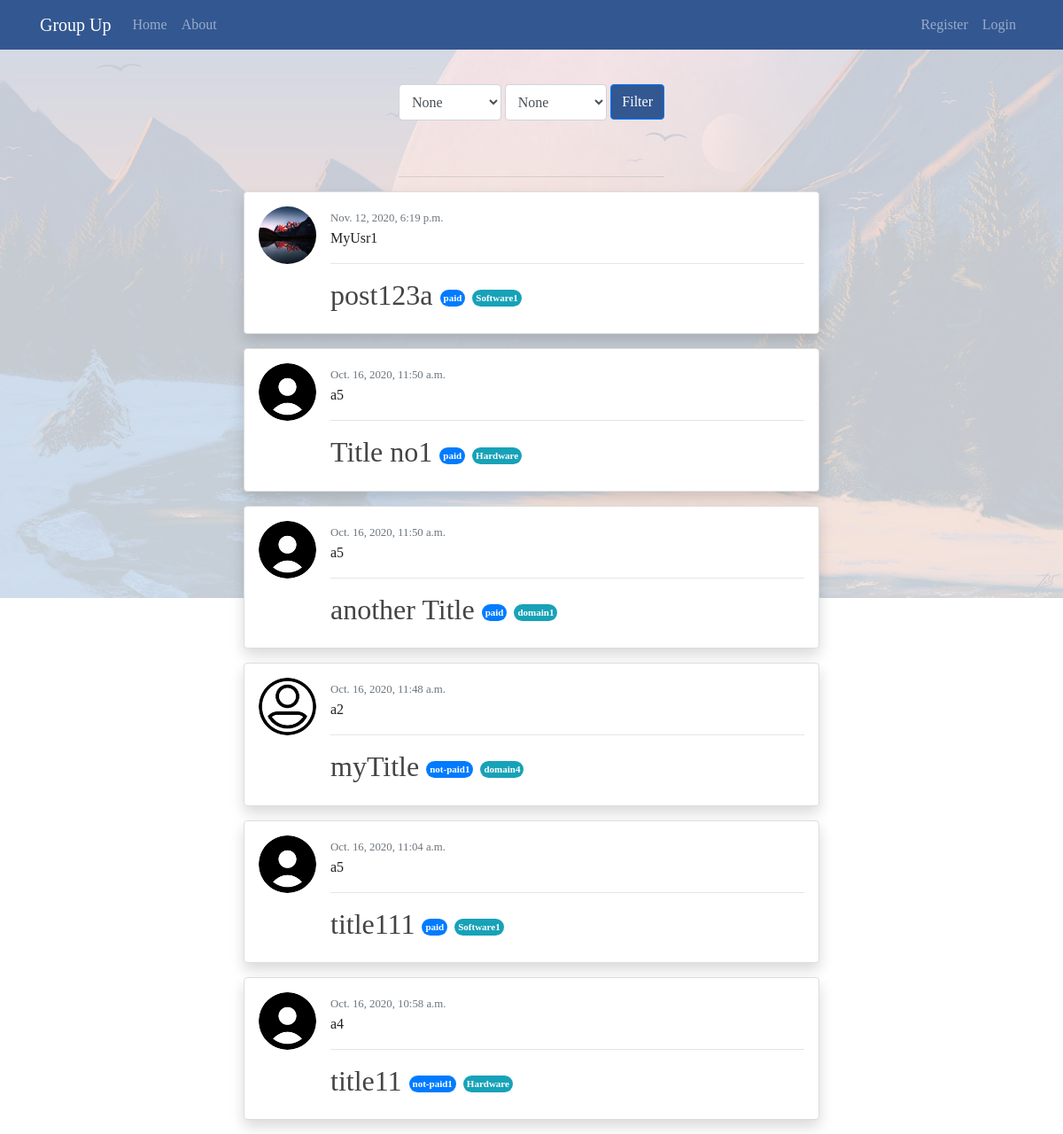
The page / on the database its author committed.
### mains/models.py (models this page shows, shortened)
class Post(models.Model):
    title = models.TextField(max_length=30)
    description = models.TextField(max_length=300)
    type = models.CharField(max_length=15, default = "")
    date_posted = models.DateTimeField(default=timezone.now)
    author = models.ForeignKey(usr, on_delete=CASCADE)
    domain = models.CharField(max_length=15, default = "")

### users/models.py (models this page shows, shortened)
class MyUser(models.Model):
    username = models.CharField(max_length=25)
    password = models.CharField(max_length=25)
    email = models.EmailField()
    img = models.ImageField(default='profile.png')
    user_type = models.CharField(max_length=15, choices=[("user", "user"), ("admin", "admin")], default="")
    def __str__(self):
        return f'{self.username} '

### mains/views.py (the view, shortened to what this page needs)
# urls.py: path('', views.home, name='main-home'),
def home(request):
    global last_type
    global last_domain
    if last_type != 'not_initialized':
        type = last_type
    else:
        type = 'None'
    if last_domain != 'not_initialized':
        domain = last_domain
    else:
        domain = 'None'
    if "usr_id" in request.session:
        user = MyUser.objects.get(id = request.session.get("usr_id"))
    else:
        user = None
    posts = Post.objects.all()
    type_choice = PostType.objects.all()
    domain_choice = PostDomain.objects.all()
    context = {
        'posts': posts[::-1],
        'user': user,
        'type':type,
        'domain':domain,
        'type_choice':type_choice,
        'domain_choice':domain_choice
    }
    last_type = 'not_initialized'
    last_domain = 'not_initialized'
    return render(request, 'mains/home.html', context)

### users/context_proccessors.py (called while the page is built)
def usergetter(request):
    if "usr_id" in request.session:
        varUsr = MyUser.objects.get(id = request.session.get("usr_id"))
        is_logged = True
    else:
        varUsr = None
        is_logged = False
    return  {
        'var_usr' : varUsr,
        'is_logged' : is_logged,
    }

### mains/templates/mains/home.html (shortened to what this page needs)
{% extends "mains/base.html" %}
{% block content %}
		<div class="form-signin "  >
			<form method = "POST" style = "display:flex; flex-direction:row">
                    <select class="form-control"   name="domain" >
						<option>None</option>
					</select>
                    <select class="form-control  ml-1"   name="type">
						<option>None</option>
					</select>
				<span><button class = "btn btn-primary ml-1" style="background-color:#335791;height:40px;" type="submit"> Filter </button></span>
			</form>
		</div>
<div style = "width:100%;" class = "text-center mb-2 mt-5">
	<hr width = "25%">
</div>
	{% for post in posts %}
		<article class="media content-section shadow container p-3 mb-3 bg-white rounded " style="width:650px">
			<img class ="rounded-circle article-img" src = "{{ post.author.img.url }}">
	  	<div class="media-body">
	    <div>
			 <small class="text-muted">{{ post.date_posted }}</small>
		</div>
			<div>
				<a href = "{% url 'profile' post.author.id %}" style="color:#202020">{{ post.author }}</a>
			</div>
		<hr style="width:50%;text-align:left;margin-left:0;width:100%">
	    <h2><a class="article-title mr-2 " href="{% url 'post-details' post.id %}">{{ post.title }}</a><span class="badge badge-pill badge-primary custom-badge">{{post.type}}</span> <span class="badge badge-pill badge-info custom-badge">{{post.domain}}</span></h2>
	  </div>
	   </article>
	{%endfor%}
{% endblock content %}

### mains/static/mains/main.css (style rules this page uses)
html * { font-family: Bahnschrift !important; }
body { background:url('../resources/wallpaper_o.png'); margin-top: 5rem; background-attachment: fixed; width:auto; height: auto; background-size: 100%; background-repeat: no-repeat; }
h1, h2, h3, h4, h5, h6 { color: #444444; }
.content-section { background: #ffffff; padding: 10px 20px; border: 1px solid #dddddd; border-radius: 3px; margin-bottom: 15px; }
.article-title { color: #444444; }
.article-img { height: 65px; width: 65px; margin-right: 16px; }
.form-signin { width: 100%; max-width: 330px; padding: 15px; margin: auto; }
.form-signin .form-control { position: relative; box-sizing: border-box; height: auto; padding: 10px; font-size: 16px; }
.custom-badge { font-size: 11px; vertical-align: middle; padding:4px }

### rows shown on the page
Post: author.img (picture), date_posted "Nov. 12, 2020, 6:19 p.m.", author "MyUsr1", title "post123a", type "paid", domain "Software1"
Post: author.img (placeholder picture), date_posted "Oct. 16, 2020, 11:50 a.m.", author "a5", title "Title no1", type "paid", domain "Hardware"
Post: author.img (placeholder picture), date_posted "Oct. 16, 2020, 11:50 a.m.", author "a5", title "another Title", type "paid", domain "domain1"
Post: author.img (placeholder picture), date_posted "Oct. 16, 2020, 11:48 a.m.", author "a2", title "myTitle", type "not-paid1", domain "domain4"
Post: author.img (placeholder picture), date_posted "Oct. 16, 2020, 11:04 a.m.", author "a5", title "title111", type "paid", domain "Software1"
Post: author.img (placeholder picture), date_posted "Oct. 16, 2020, 10:58 a.m.", author "a4", title "title11", type "not-paid1", domain "Hardware"
